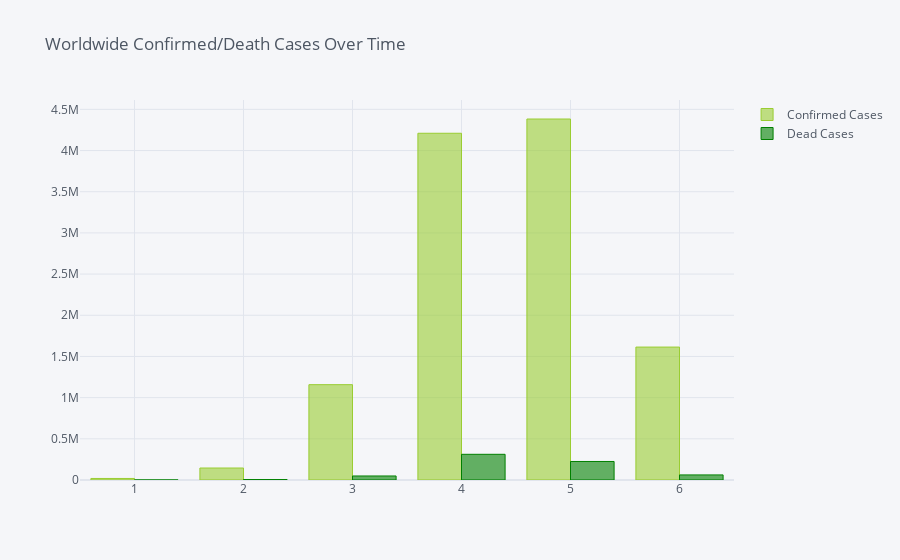

The notebook cell saved with this chart:
### Code cell
pd.merge(sum_confirmed_month_value,sum_dead_month_value, on='Month').iplot(kind='bar',color=['yellowgreen','green'], title='Worldwide Confirmed/Death Cases Over Time')
# plt.show()

### Figure 1 — Plotly figure (JSON) as saved in the notebook; plotly's stock layout.template omitted (floating-point values rounded to 4 significant figures)
{"data": [{"name": "Confirmed Cases", "text": "", "y": [18639, 145626, 1157538, 4209995, 4383055, 1613966], "marker": {"color": "rgba(154, 205, 50, 0.6)", "line": {"color": "rgba(154, 205, 50, 1.0)", "width": 1}}, "x": [1, 2, 3, 4, 5, 6], "type": "bar", "orientation": "v"}, {"name": "Dead Cases", "text": "", "y": [392, 5352, 48971, 311938, 224876, 61742], "marker": {"color": "rgba(0, 128, 0, 0.6)", "line": {"color": "rgba(0, 128, 0, 1.0)", "width": 1}}, "x": [1, 2, 3, 4, 5, 6], "type": "bar", "orientation": "v"}], "layout": {"title": {"text": "Worldwide Confirmed/Death Cases Over Time", "font": {"color": "#4D5663"}}, "paper_bgcolor": "#F5F6F9", "plot_bgcolor": "#F5F6F9", "yaxis": {"tickfont": {"color": "#4D5663"}, "zerolinecolor": "#E1E5ED", "title": {"text": "", "font": {"color": "#4D5663"}}, "gridcolor": "#E1E5ED", "showgrid": true}, "xaxis": {"tickfont": {"color": "#4D5663"}, "zerolinecolor": "#E1E5ED", "title": {"text": "", "font": {"color": "#4D5663"}}, "gridcolor": "#E1E5ED", "showgrid": true}, "legend": {"bgcolor": "#F5F6F9", "font": {"color": "#4D5663"}}}}
